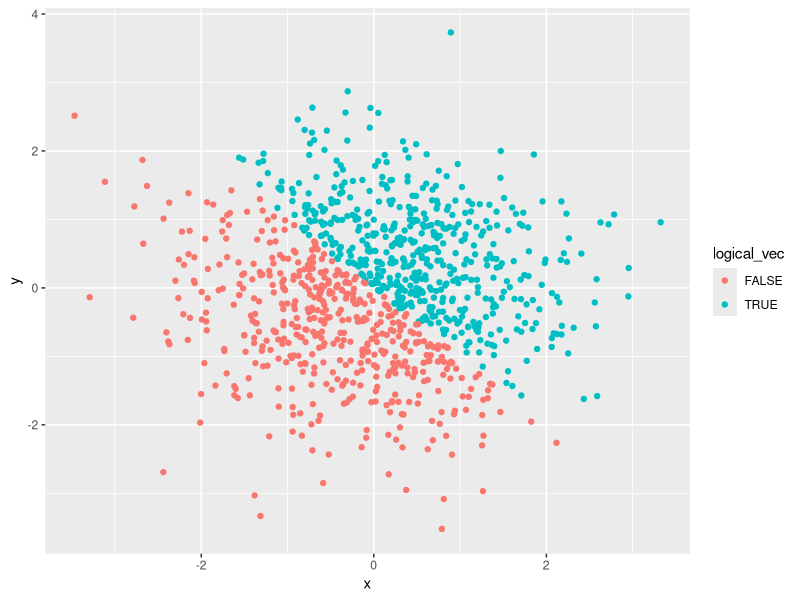
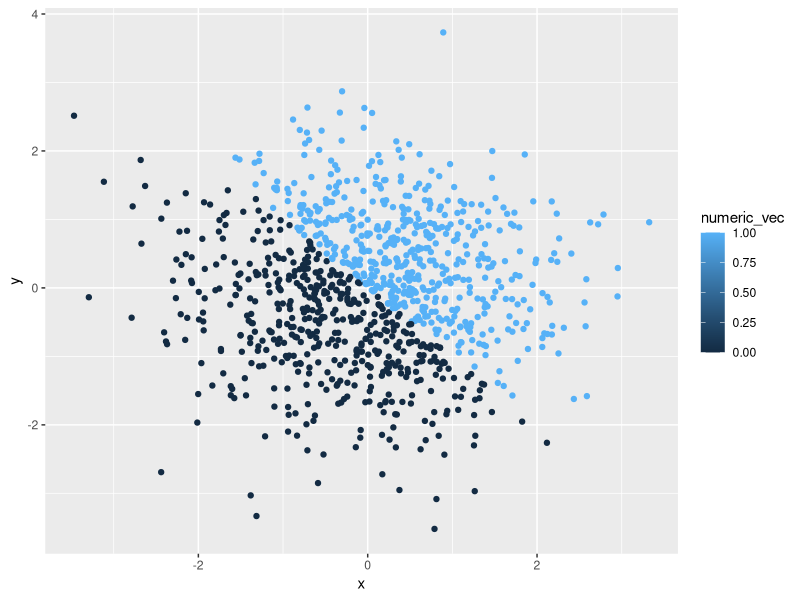
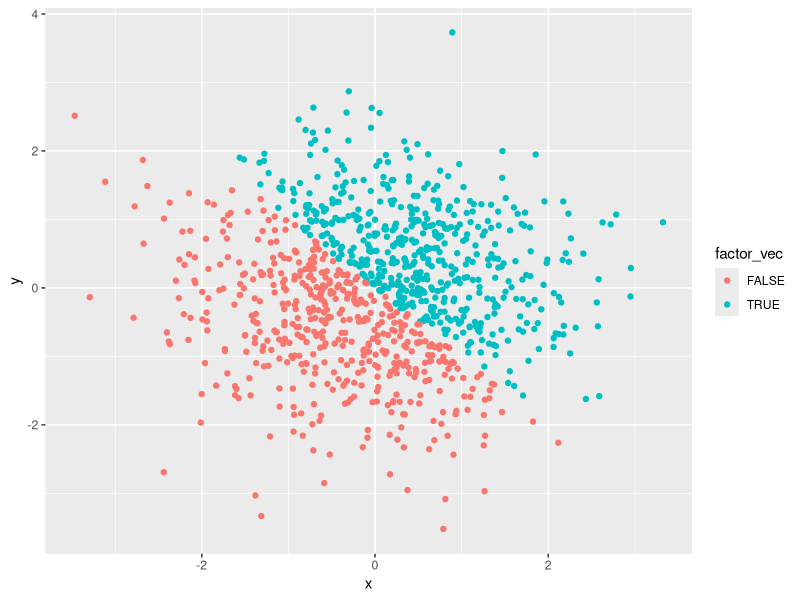
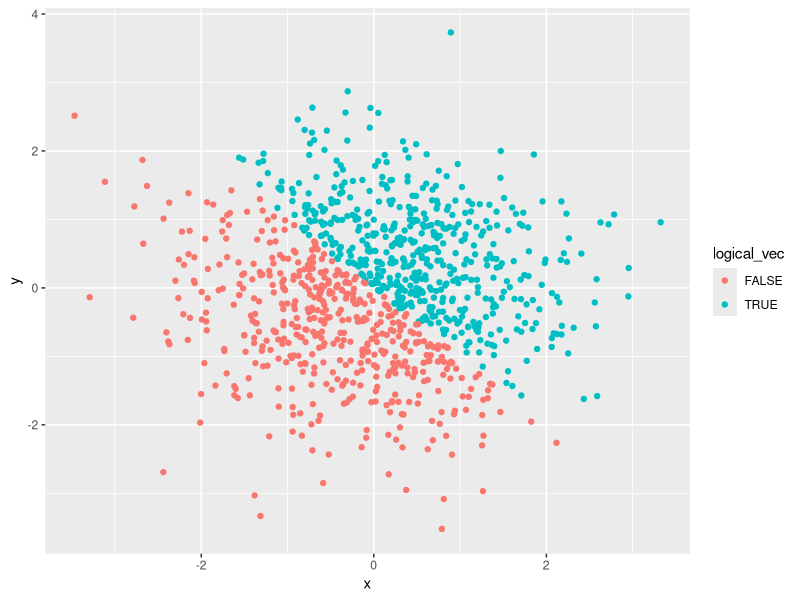

Source code (R) for these figures, in order:
## ---- chunk 1
library(tidyverse)

question_one_df <- tibble(
    random_samp = runif(10, min = 0, max = 5),
    logical_vec = random_samp > 2,
    char_vec = c("one", "two", "three", "four", "five", "six", "seven", "eight", "nine", "ten"),
    factor_vec = factor(c("yes", "yes", "yes", "yes", "yes", "no",  "no", "no", "no", "no"))
)
## ---- chunk 2
mean(question_one_df$random_samp)
mean(question_one_df$logical_vec)
mean(question_one_df$char_vec)
mean(question_one_df$factor_vec)
## ---- chunk 3
question_two_df <- tibble(
  x = rnorm(1000),
  y = rnorm(1000),
  logical_vec = x + y > 0,
  numeric_vec = as.numeric(logical_vec),
  factor_vec = as.factor(logical_vec)
)
## ---- chunk 4
ggplot(question_two_df, aes(x = x, y = y, color = logical_vec)) + geom_point()

ggsave("hw1_scatterplot.pdf")
## ---- chunk 5
ggplot(question_two_df, aes(x = x, y = y, color = numeric_vec)) + geom_point()
## ---- chunk 6
ggplot(question_two_df, aes(x = x, y = y, color = factor_vec)) + geom_point()
